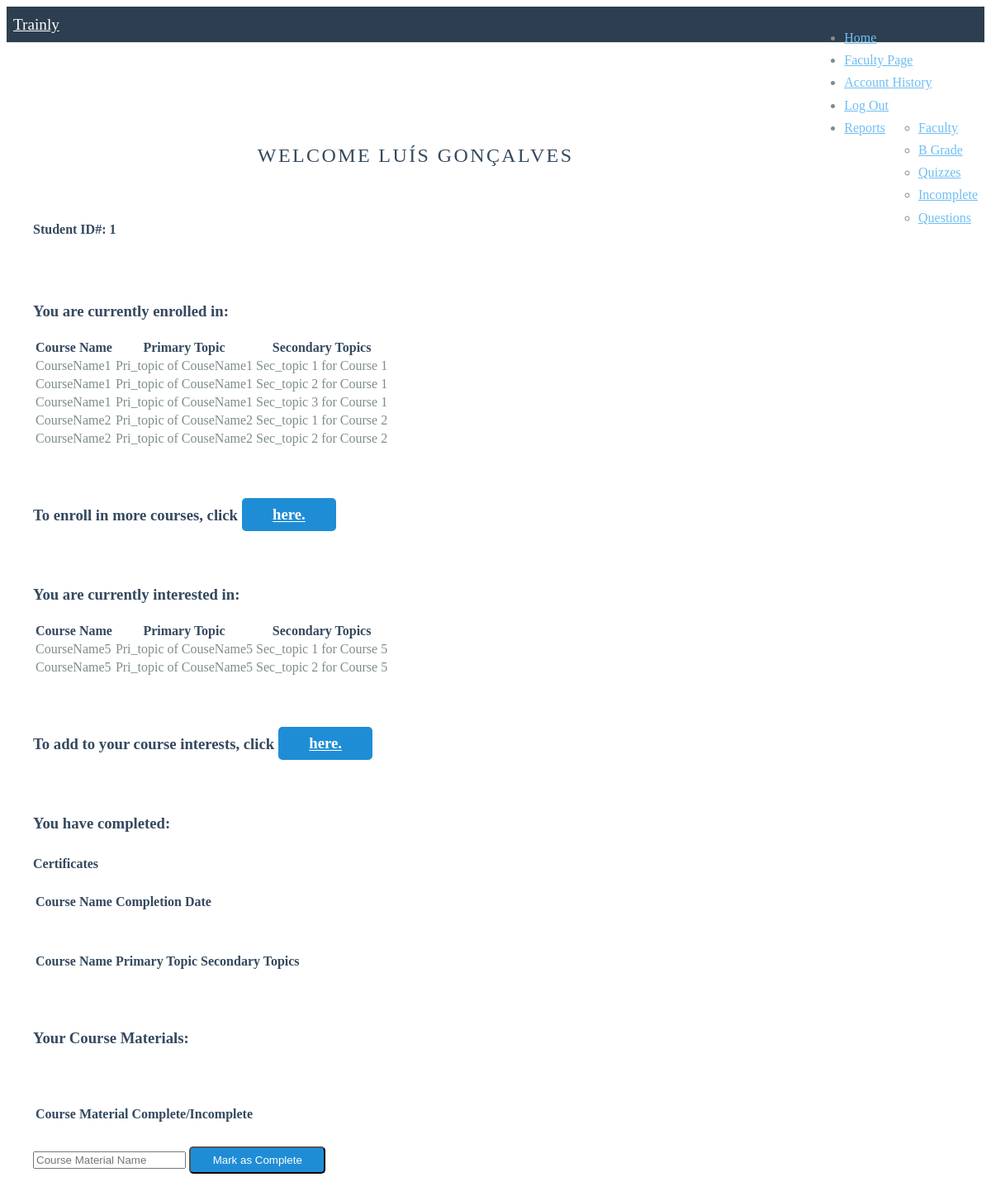
Screenshot of /facultystuhome.php (signed in) with the database file from the repository.
### tables this page shows
CREATE TABLE `Student`
(
	`StudentID`	INTEGER NOT NULL AUTO_INCREMENT UNIQUE,
	`Email`	VARCHAR(250) NOT NULL UNIQUE,
	`Password`	TEXT NOT NULL,
	`Student_pic`	BLOB NOT NULL,
	`F_Name`	TEXT NOT NULL,
	`L_Name`	TEXT NOT NULL,
	`Street`	TEXT NOT NULL,
	`City`	TEXT NOT NULL,
	`Country`	TEXT NOT NULL,
	`ZipCode`	INTEGER NOT NULL,
	CONSTRAINT `PK_Student` PRIMARY KEY(`StudentID`)
);

CREATE TABLE `Sec_topic` 
(
	`CourseID`	INTEGER NOT NULL,
	`Topic`	VARCHAR(255) NOT NULL,
	CONSTRAINT `PK_Sec_topic` PRIMARY KEY(`CourseID`,`Topic`)
);

CREATE TABLE `Course` 
(
	`CourseID`	INTEGER NOT NULL,
	`Name`	TEXT NOT NULL,
	`Description`	TEXT NOT NULL,
	`Icon`	BLOB NOT NULL,
	`Cost`	INTEGER NOT NULL,
	`Pri_topic`	TEXT NOT NULL,
	CONSTRAINT `PK_Course` PRIMARY KEY(`CourseID`)
);

### facultystuhome.php (the view, shortened to what this page needs)
<?php
    $servername = "localhost";
    $username = "root";
    $password = "";
    $dbname = "Trainly";
    $conn = mysqli_connect($servername, $username, $password, $dbname);
?>
<html>
<head>
    <link rel="stylesheet" href="https://unpkg.com/purecss@1.0.0/build/pure-min.css">
    <link rel="stylesheet" href="home.css">
</head>
<body>
    <div class="header">
        <div class="home-menu pure-menu pure-menu-horizontal pure-menu-fixed">
            <a class="pure-menu-heading" href="index.php">Trainly</a>
            <ul class="pure-menu-list">
                <li class="pure-menu-item pure-menu"><a href="facultystuhome.php" class="pure-menu-link">Home</a></li>
                <li class="pure-menu-item"><a href="homefaculty.php" class="pure-menu-link">Faculty Page</a></li>
                <li class="pure-menu-item"><a href="history.php" class="pure-menu-link">Account History</a></li>
                <li class="pure-menu-item"><a href="index.php" class="pure-menu-link">Log Out</a></li>
                <li class="pure-menu-item pure-menu-has-children pure-menu-allow-hover">
                <a href="#" id="menuLink1" class="pure-menu-link">Reports</a>
                <ul class="pure-menu-children">
                    <li class="pure-menu-item"><a href="ReportTask1.php" class="pure-menu-link">Faculty</a></li>
                    <li class="pure-menu-item"><a href="ReportTask2.php" class="pure-menu-link">B Grade</a></li>
                    <li class="pure-menu-item"><a href="ReportTask3.php" class="pure-menu-link">Quizzes</a></li>
                    <li class="pure-menu-item"><a href="ReportTask4.php" class="pure-menu-link">Incomplete</a></li>
                    <li class="pure-menu-item"><a href="ReportTask5.php" class="pure-menu-link">Questions</a></li>
                </ul>
                </li>
            </ul>
        </div>
    </div>
    <div class="content top-buffer-xl">
          <?php
        $email = $_SESSION['email'];
        $idsql = "SELECT s.StudentID FROM Student s WHERE s.Email = '$email'";
        $fnamesql = "SELECT s.F_Name FROM Student s WHERE s.Email = '$email'";
        $lnamesql = "SELECT s.L_Name FROM Student s WHERE s.Email = '$email'";
        $result2 = mysqli_query($conn, $idsql);
        $result3 = mysqli_query($conn, $fnamesql);
        $result4 = mysqli_query($conn, $lnamesql);
        $row = mysqli_fetch_assoc($result2);
        $row2 = mysqli_fetch_assoc($result3);
        $row3 = mysqli_fetch_assoc($result4);
        $id = ($row['StudentID']);
        $fname = ($row2['F_Name']);
        $lname = ($row3['L_Name']);
        $enrollcoursesql = "SELECT * FROM
            (SELECT c.Name AS Course_Name, c.Pri_Topic AS Primary_Topic, st.Topic AS Secondary_Topics, 'Enrolled' AS Category
            FROM ((Student s INNER JOIN Enroll_in e ON s.StudentID = e.StudentID)
            INNER JOIN Course c ON e.CourseID = c.CourseID)
            INNER JOIN Sec_topic st ON c.CourseID = st.CourseID
            WHERE s.StudentID = '$id'
            ORDER BY e.Rating DESC
            LIMIT 100) AS a";
        $enrollcourseresult = mysqli_query($conn, $enrollcoursesql);
    ?>
    <h2 class="content-head is-center"> Welcome <?php echo $fname . " " . $lname; ?></h2>
    <div class="pure-g">
    <div class="l-box pure-u-1 pure-u-md-1-2 pure-u-lg-1-4">
        <h4>Student ID#: <?php echo $_SESSION['StudentID']; ?></h4>
    </div>
    <div class="l-box pure-u-1 pure-u-md-1-2 pure-u-lg-1-4">
        <h3 class="contet-subhead">You are currently enrolled in:</h3>
        <p>
        <?php
                echo "<table class='pure-table'>
                    <thead>
                    <tr>
                    <th>Course Name</th>
                    <th>Primary Topic</th>
                    <th>Secondary Topics</th>
                    </th></thead>
                    <tbody>";
                while($enrollcourserow = mysqli_fetch_assoc($enrollcourseresult))
                {
                    $coursename = $enrollcourserow['Course_Name'];
                    $pritopic = $enrollcourserow['Primary_Topic'];
                    $sectopic = $enrollcourserow['Secondary_Topics'];
                    echo "<tr><td>".$coursename."</td><td>".$pritopic."</td><td>".$sectopic."</td></tr>";
                }
            echo "</table>";
        ?>
    </p>
    </div>
    <div class="l-box pure-u-1 pure-u-md-1-2 pure-u-lg-1-4">
        <h3>To enroll in more courses, click <a href="enroll.php" class="pure-button">here.</a></h3>
    <?php
        $interestcoursesql = "(SELECT c.Name AS Course_Name, c.Pri_Topic AS Primary_Topic, st.Topic AS Secondary_Topics,'Interested' AS Category
        FROM ((Student s INNER JOIN Interest i ON s.StudentID = i.StudentID)
       INNER JOIN Course c ON i.CourseID = c.CourseID)
       INNER JOIN Sec_topic st ON c.CourseID = st.CourseID
        WHERE s.StudentID = '$id')";
        $interestcourseresult = mysqli_query($conn, $interestcoursesql);
    ?>
    </div>
<div class="l-box pure-u-1 pure-u-md-1-2 pure-u-lg-1-4">
    <h3 class="content-subhead">You are currently interested in:</h3>
    <p>
    <?php
            echo "<table class='pure-table'><thead><tr><th>Course Name</th><th>Primary Topic</th><th>Secondary Topics</th></tr></thead><tbody>";
            while($interestcourserow = mysqli_fetch_assoc($interestcourseresult))
            {
                $coursename = $interestcourserow['Course_Name'];
                $pritopic = $interestcourserow['Primary_Topic'];
                $sectopic = $interestcourserow['Secondary_Topics'];
                echo "<tr><td>".$coursename."</td><td>".$pritopic."</td><td>".$sectopic."</td></tr>";
            }
        echo "</tbody></table>";
    ?>
    </p>
</div>
<div class="l-box pure-u-1 pure-u-md-1-2 pure-u-lg-1-4">
    <h3 class="content-subhead">To add to your course interests, click <a href="interest.php" class="pure-button">here.</a></h3>
</div>
<div class="l-box pure-u-1 pure-u-md-1-2 pure-u-lg-1-4">
    <h3 class="content-subhead">You have completed:</h3>
    <h4>Certificates</h4>
    <?php
    echo "<table class='pure-table'><thead><tr><th>Course Name</th><th>Completion Date</th></tr></thead><tbody>";
    echo "</tbody></table>";
    ?>
</div>
  <div class="l-box pure-u-1 pure-u-md-1-2 pure-u-lg-1-4">
      <?php
        echo "<table class='pure-table'><thead><tr><th>Course Name</th><th>Primary Topic</th><th>Secondary Topics</th></tr>";
    echo "</table>";
    ?>
  </div>
<div class="l-box pure-u-1 pure-u-md-1-2 pure-u-lg-1-4">
    <h3 class="content-subhead">Your Course Materials:</h3>
</div>
<div class="l-box pure-u-1 pure-u-md-1-2 pure-u-lg-1-4">
    <table class="pure-table"><thead><tr><th><b>Course Material</b></th><th><b>Complete/Incomplete</b></th></tr></thead>
    </table><br>
     <form class="pure-form pure-form-aligned" method = POST action ="">
        <input type="text" name ="course" placeholder= "Course Material Name">
        <input type="submit" class="pure-button" name= "comp_btn" value = "Mark as Complete">
        </form>
 </div>
    </div>
</body>
</html>

### home.css (style rules this page uses)
* { -webkit-box-sizing: border-box; -moz-box-sizing: border-box; box-sizing: border-box; }
body { line-height: 1.7em; color: #7f8c8d; font-size: 12px; }
h1, h2, h3, h4, h5, h6, th { color: #34495e; }
.l-box { padding: 1em; border: none; }
.is-center { text-align: center; }
.pure-button { background-color: #1f8dd6; color: white; padding: 0.5em 2em; border-radius: 5px; }
.top-buffer-xl { position: relative; top: 60px; }
.home-menu { padding: 0.5em; text-align: center; box-shadow: 0 1px 1px rgba(0,0,0, 0.10); }
.home-menu { background: #2d3e50; }
.pure-menu.pure-menu-fixed { border-bottom: none; z-index: 4; }
.home-menu .pure-menu-heading { color: white; font-weight: 400; font-size: 120%; }
.home-menu a { color: #6FBEF3; }
.content-head { font-weight: 400; text-transform: uppercase; letter-spacing: 0.1em; margin: 2em 0 1em; }
@media (min-width: 48em) { body { font-size: 16px; } }
@media (min-width: 48em) { .content { padding: 1em; } }
@media (min-width: 48em) { .home-menu { text-align: left; } }
@media (min-width: 48em) { .home-menu ul { float: right; } }

### rows the page displays
student: F_Name "LUÍS", L_Name "GONÇALVES"
sec_topic: CourseID.Name "CourseName5", CourseID.Pri_topic "Pri_topic of CouseName5", Topic "Sec_topic 1 for Course 5"
sec_topic: CourseID.Name "CourseName5", CourseID.Pri_topic "Pri_topic of CouseName5", Topic "Sec_topic 2 for Course 5"

### other values shown
$_SESSION['StudentID'] "1"
$coursename "CourseName1"
$pritopic "Pri_topic of CouseName1"
$sectopic "Sec_topic 1 for Course 1"
$sectopic "Sec_topic 2 for Course 1"
$sectopic "Sec_topic 3 for Course 1"
$coursename "CourseName2"
$pritopic "Pri_topic of CouseName2"
$sectopic "Sec_topic 1 for Course 2"
$sectopic "Sec_topic 2 for Course 2"
